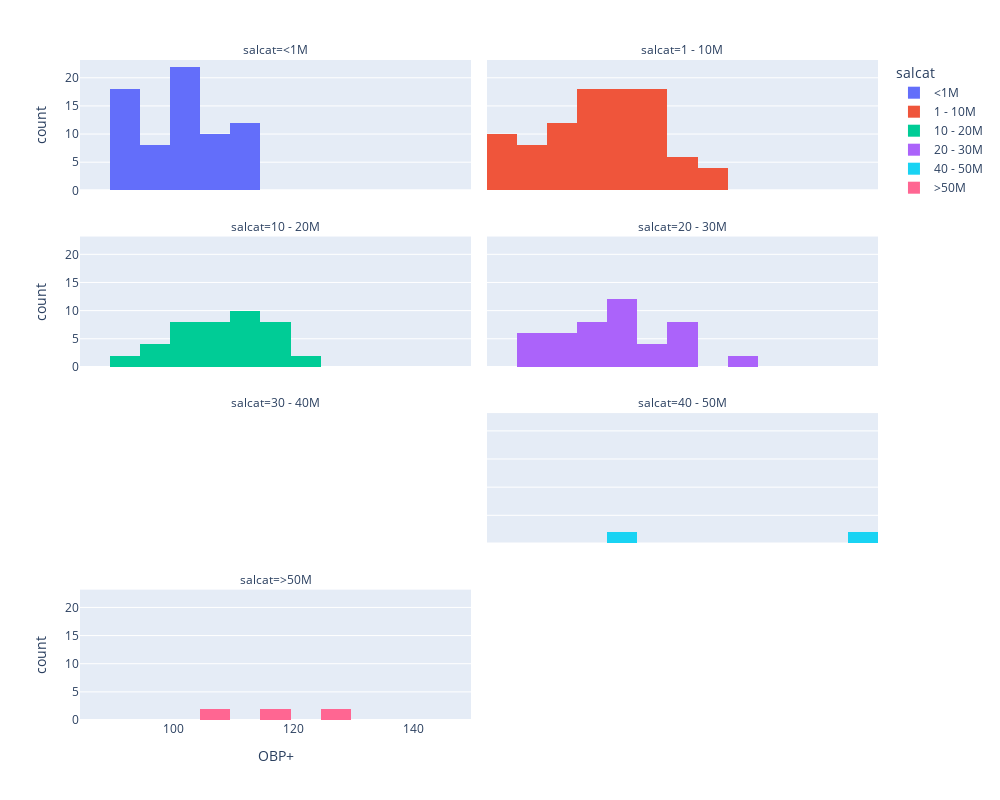

This figure's notebook cell:
### Code cell
desired_order = ['<1M', '1 - 10M', '10 - 20M', '20 - 30M', '30 - 40M', '40 - 50M', '>50M']
fig = px.histogram(df,
                   x = 'OBP+',
                   color = 'salcat',
                   category_orders={'salcat': desired_order},
                   barmode = 'relative',
                   facet_col = 'salcat',
                   facet_col_wrap = 2)

fig.update_layout(width = 1000,
                  height = 800)

fig.show()

### Figure 1 — Plotly figure (JSON) as saved in the notebook; plotly's stock layout.template omitted (floating-point values rounded to 4 significant figures)
{"data": [{"bingroup": "x", "hovertemplate": "salcat=<1M<br>OBP+=%{x}<br>count=%{y}<extra></extra>", "legendgroup": "<1M", "marker": {"color": "#636efa", "pattern": {"shape": ""}}, "name": "<1M", "orientation": "v", "showlegend": true, "type": "histogram", "x": [106.0, 103.0, 94.0, 108.0, 110.0, 113.0, 99.0, 100.0, 94.0, 100.0, 106.0, 100.0, 93.0, 111.0, 111.0, 98.0, 113.0, 103.0, 108.0, 112.0, 103.0, 101.0, 91.0, 91.0, 90.0, 102.0, 96.0, 108.0, 100.0, 94.0, 103.0, 91.0, 102.0, 94.0, 99.0, 106.0, 103.0, 94.0, 108.0, 110.0, 113.0, 99.0, 100.0, 94.0, 100.0, 106.0, 100.0, 93.0, 111.0, 111.0, 98.0, 113.0, 103.0, 108.0, 112.0, 103.0, 101.0, 91.0, 91.0, 90.0, 102.0, 96.0, 108.0, 100.0, 94.0, 103.0, 91.0, 102.0, 94.0, 99.0], "xaxis": "x7", "yaxis": "y7"}, {"bingroup": "x", "hovertemplate": "salcat=1 - 10M<br>OBP+=%{x}<br>count=%{y}<extra></extra>", "legendgroup": "1 - 10M", "marker": {"color": "#EF553B", "pattern": {"shape": ""}}, "name": "1 - 10M", "orientation": "v", "showlegend": true, "type": "histogram", "x": [106.0, 92.0, 102.0, 110.0, 98.0, 100.0, 123.0, 107.0, 113.0, 110.0, 108.0, 104.0, 98.0, 116.0, 98.0, 111.0, 105.0, 111.0, 100.0, 105.0, 104.0, 116.0, 108.0, 112.0, 111.0, 96.0, 106.0, 103.0, 111.0, 91.0, 97.0, 101.0, 85.0, 96.0, 115.0, 94.0, 106.0, 107.0, 86.0, 86.0, 103.0, 112.0, 87.0, 123.0, 102.0, 87.0, 94.0, 106.0, 92.0, 102.0, 110.0, 98.0, 100.0, 123.0, 107.0, 113.0, 110.0, 108.0, 104.0, 98.0, 116.0, 98.0, 111.0, 105.0, 111.0, 100.0, 105.0, 104.0, 116.0, 108.0, 112.0, 111.0, 96.0, 106.0, 103.0, 111.0, 91.0, 97.0, 101.0, 85.0, 96.0, 115.0, 94.0, 106.0, 107.0, 86.0, 86.0, 103.0, 112.0, 87.0, 123.0, 102.0, 87.0, 94.0], "xaxis": "x8", "yaxis": "y8"}, {"bingroup": "x", "hovertemplate": "salcat=10 - 20M<br>OBP+=%{x}<br>count=%{y}<extra></extra>", "legendgroup": "10 - 20M", "marker": {"color": "#00cc96", "pattern": {"shape": ""}}, "name": "10 - 20M", "orientation": "v", "showlegend": true, "type": "histogram", "x": [112.0, 100.0, 114.0, 122.0, 114.0, 119.0, 100.0, 108.0, 115.0, 112.0, 109.0, 95.0, 112.0, 99.0, 104.0, 93.0, 106.0, 118.0, 107.0, 116.0, 104.0, 112.0, 100.0, 114.0, 122.0, 114.0, 119.0, 100.0, 108.0, 115.0, 112.0, 109.0, 95.0, 112.0, 99.0, 104.0, 93.0, 106.0, 118.0, 107.0, 116.0, 104.0], "xaxis": "x5", "yaxis": "y5"}, {"bingroup": "x", "hovertemplate": "salcat=20 - 30M<br>OBP+=%{x}<br>count=%{y}<extra></extra>", "legendgroup": "20 - 30M", "marker": {"color": "#ab63fa", "pattern": {"shape": ""}}, "name": "20 - 30M", "orientation": "v", "showlegend": true, "type": "histogram", "x": [105.0, 116.0, 93.0, 94.0, 108.0, 127.0, 109.0, 103.0, 99.0, 104.0, 103.0, 97.0, 115.0, 107.0, 109.0, 91.0, 112.0, 108.0, 98.0, 113.0, 115.0, 118.0, 102.0, 105.0, 116.0, 93.0, 94.0, 108.0, 127.0, 109.0, 103.0, 99.0, 104.0, 103.0, 97.0, 115.0, 107.0, 109.0, 91.0, 112.0, 108.0, 98.0, 113.0, 115.0, 118.0, 102.0], "xaxis": "x6", "yaxis": "y6"}, {"bingroup": "x", "hovertemplate": "salcat=40 - 50M<br>OBP+=%{x}<br>count=%{y}<extra></extra>", "legendgroup": "40 - 50M", "marker": {"color": "#19d3f3", "pattern": {"shape": ""}}, "name": "40 - 50M", "orientation": "v", "showlegend": true, "type": "histogram", "x": [146.0, 105.0, 146.0, 105.0], "xaxis": "x4", "yaxis": "y4"}, {"bingroup": "x", "hovertemplate": "salcat=>50M<br>OBP+=%{x}<br>count=%{y}<extra></extra>", "legendgroup": ">50M", "marker": {"color": "#FF6692", "pattern": {"shape": ""}}, "name": ">50M", "orientation": "v", "showlegend": true, "type": "histogram", "x": [106.0, 115.0, 125.0, 106.0, 115.0, 125.0], "xaxis": "x", "yaxis": "y"}], "layout": {"annotations": [{"font": {}, "showarrow": false, "text": "salcat=>50M", "x": 0.245, "xanchor": "center", "xref": "paper", "y": 0.1975, "yanchor": "bottom", "yref": "paper"}, {"font": {}, "showarrow": false, "text": "salcat=30 - 40M", "x": 0.245, "xanchor": "center", "xref": "paper", "y": 0.465, "yanchor": "bottom", "yref": "paper"}, {"font": {}, "showarrow": false, "text": "salcat=40 - 50M", "x": 0.755, "xanchor": "center", "xref": "paper", "y": 0.465, "yanchor": "bottom", "yref": "paper"}, {"font": {}, "showarrow": false, "text": "salcat=10 - 20M", "x": 0.245, "xanchor": "center", "xref": "paper", "y": 0.7325, "yanchor": "bottom", "yref": "paper"}, {"font": {}, "showarrow": false, "text": "salcat=20 - 30M", "x": 0.755, "xanchor": "center", "xref": "paper", "y": 0.7325, "yanchor": "bottom", "yref": "paper"}, {"font": {}, "showarrow": false, "text": "salcat=<1M", "x": 0.245, "xanchor": "center", "xref": "paper", "y": 1, "yanchor": "bottom", "yref": "paper"}, {"font": {}, "showarrow": false, "text": "salcat=1 - 10M", "x": 0.755, "xanchor": "center", "xref": "paper", "y": 1, "yanchor": "bottom", "yref": "paper"}], "barmode": "relative", "height": 800, "legend": {"title": {"text": "salcat"}, "tracegroupgap": 0}, "margin": {"t": 60}, "width": 1000, "xaxis": {"anchor": "y", "domain": [0, 0.49], "title": {"text": "OBP+"}}, "xaxis2": {"anchor": "y2", "domain": [0.51, 1], "matches": "x", "title": {"text": "OBP+"}}, "xaxis3": {"anchor": "y3", "domain": [0, 0.49], "matches": "x", "showticklabels": false}, "xaxis4": {"anchor": "y4", "domain": [0.51, 1], "matches": "x", "showticklabels": false}, "xaxis5": {"anchor": "y5", "domain": [0, 0.49], "matches": "x", "showticklabels": false}, "xaxis6": {"anchor": "y6", "domain": [0.51, 1], "matches": "x", "showticklabels": false}, "xaxis7": {"anchor": "y7", "domain": [0, 0.49], "matches": "x", "showticklabels": false}, "xaxis8": {"anchor": "y8", "domain": [0.51, 1], "matches": "x", "showticklabels": false}, "yaxis": {"anchor": "x", "domain": [0, 0.1975], "title": {"text": "count"}}, "yaxis2": {"anchor": "x2", "domain": [0, 0.1975], "matches": "y", "showticklabels": false}, "yaxis3": {"anchor": "x3", "domain": [0.2675, 0.465], "matches": "y", "title": {"text": "count"}}, "yaxis4": {"anchor": "x4", "domain": [0.2675, 0.465], "matches": "y", "showticklabels": false}, "yaxis5": {"anchor": "x5", "domain": [0.535, 0.7325], "matches": "y", "title": {"text": "count"}}, "yaxis6": {"anchor": "x6", "domain": [0.535, 0.7325], "matches": "y", "showticklabels": false}, "yaxis7": {"anchor": "x7", "domain": [0.8025, 1], "matches": "y", "title": {"text": "count"}}, "yaxis8": {"anchor": "x8", "domain": [0.8025, 1], "matches": "y", "showticklabels": false}}}
